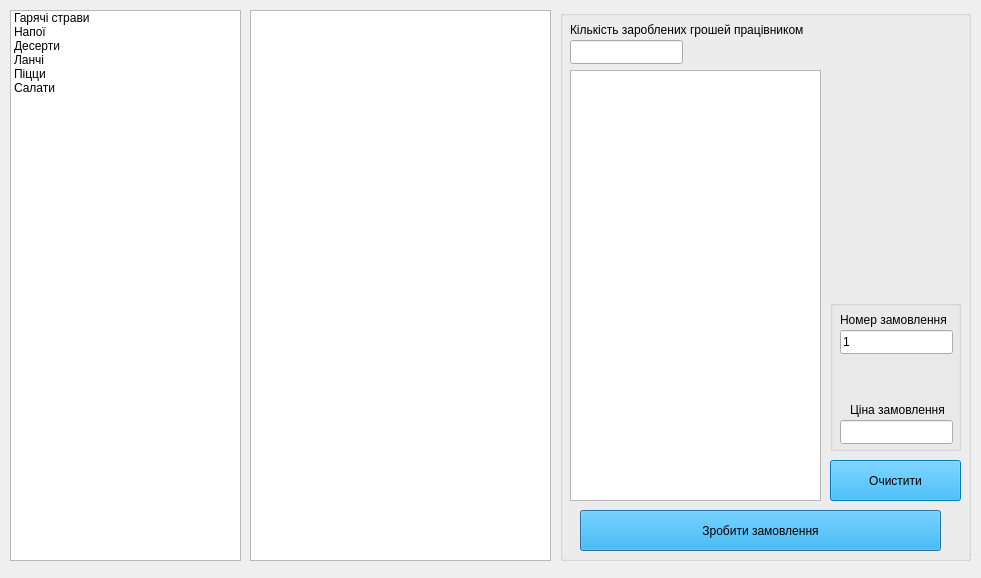
<?xml version="1.0" encoding="UTF-8"?>
<ui version="4.0">
 <class>workermainwindow</class>
 <widget class="QDialog" name="workermainwindow">
  <property name="geometry">
   <rect>
    <x>0</x>
    <y>0</y>
    <width>981</width>
    <height>578</height>
   </rect>
  </property>
  <property name="minimumSize">
   <size>
    <width>981</width>
    <height>578</height>
   </size>
  </property>
  <property name="maximumSize">
   <size>
    <width>981</width>
    <height>578</height>
   </size>
  </property>
  <property name="windowTitle">
   <string>Dialog</string>
  </property>
  <property name="styleSheet">
   <string notr="true"/>
  </property>
  <widget class="QListWidget" name="list1">
   <property name="geometry">
    <rect>
     <x>10</x>
     <y>10</y>
     <width>231</width>
     <height>551</height>
    </rect>
   </property>
   <property name="sizePolicy">
    <sizepolicy hsizetype="Fixed" vsizetype="Fixed">
     <horstretch>0</horstretch>
     <verstretch>0</verstretch>
    </sizepolicy>
   </property>
   <property name="toolTip">
    <string>&lt;html&gt;&lt;head/&gt;&lt;body&gt;&lt;p&gt;&lt;span style=&quot; color:#4d65ea;&quot;&gt;спмсмсм&lt;/span&gt;&lt;/p&gt;&lt;/body&gt;&lt;/html&gt;</string>
   </property>
   <property name="whatsThis">
    <string>&lt;html&gt;&lt;head/&gt;&lt;body&gt;&lt;p align=&quot;center&quot;&gt;&lt;br/&gt;&lt;/p&gt;&lt;/body&gt;&lt;/html&gt;</string>
   </property>
   <property name="styleSheet">
    <string notr="true">font: 9pt &quot;Segoe Script&quot;;</string>
   </property>
   <item>
    <property name="text">
     <string>Гарячі страви</string>
    </property>
   </item>
   <item>
    <property name="text">
     <string>Напої</string>
    </property>
   </item>
   <item>
    <property name="text">
     <string>Десерти</string>
    </property>
   </item>
   <item>
    <property name="text">
     <string>Ланчі</string>
    </property>
   </item>
   <item>
    <property name="text">
     <string>Піцци</string>
    </property>
   </item>
   <item>
    <property name="text">
     <string>Салати</string>
    </property>
   </item>
  </widget>
  <widget class="QListWidget" name="list2">
   <property name="geometry">
    <rect>
     <x>250</x>
     <y>10</y>
     <width>301</width>
     <height>551</height>
    </rect>
   </property>
   <property name="styleSheet">
    <string notr="true">font: 9pt &quot;Segoe Script&quot;;</string>
   </property>
  </widget>
  <widget class="QGroupBox" name="groupBox">
   <property name="geometry">
    <rect>
     <x>560</x>
     <y>10</y>
     <width>411</width>
     <height>551</height>
    </rect>
   </property>
   <property name="title">
    <string/>
   </property>
   <widget class="QGroupBox" name="groupBox_2">
    <property name="geometry">
     <rect>
      <x>270</x>
      <y>290</y>
      <width>131</width>
      <height>151</height>
     </rect>
    </property>
    <property name="title">
     <string/>
    </property>
    <widget class="QLabel" name="label_2">
     <property name="geometry">
      <rect>
       <x>10</x>
       <y>10</y>
       <width>111</width>
       <height>20</height>
      </rect>
     </property>
     <property name="styleSheet">
      <string notr="true">font: 9pt &quot;Segoe Script&quot;;</string>
     </property>
     <property name="text">
      <string>Номер замовлення</string>
     </property>
    </widget>
    <widget class="QLabel" name="label_3">
     <property name="geometry">
      <rect>
       <x>20</x>
       <y>100</y>
       <width>101</width>
       <height>20</height>
      </rect>
     </property>
     <property name="styleSheet">
      <string notr="true">font: 9pt &quot;Segoe Script&quot;;</string>
     </property>
     <property name="text">
      <string>Ціна замовлення</string>
     </property>
    </widget>
    <widget class="QLineEdit" name="lineEdit_2">
     <property name="geometry">
      <rect>
       <x>10</x>
       <y>30</y>
       <width>113</width>
       <height>24</height>
      </rect>
     </property>
     <property name="styleSheet">
      <string notr="true">font: 9pt &quot;Segoe Script&quot;;</string>
     </property>
     <property name="text">
      <string>1</string>
     </property>
     <property name="readOnly">
      <bool>true</bool>
     </property>
    </widget>
    <widget class="QLineEdit" name="lineEdit_4">
     <property name="enabled">
      <bool>true</bool>
     </property>
     <property name="geometry">
      <rect>
       <x>10</x>
       <y>120</y>
       <width>113</width>
       <height>24</height>
      </rect>
     </property>
     <property name="autoFillBackground">
      <bool>false</bool>
     </property>
     <property name="styleSheet">
      <string notr="true">font: 9pt &quot;Segoe Script&quot;;</string>
     </property>
     <property name="text">
      <string/>
     </property>
     <property name="dragEnabled">
      <bool>false</bool>
     </property>
     <property name="readOnly">
      <bool>true</bool>
     </property>
    </widget>
   </widget>
   <widget class="QPushButton" name="pushButton">
    <property name="geometry">
     <rect>
      <x>20</x>
      <y>500</y>
      <width>361</width>
      <height>41</height>
     </rect>
    </property>
    <property name="styleSheet">
     <string notr="true">font: 9pt &quot;Segoe Script&quot;;
background-color: rgb(0, 170, 255);</string>
    </property>
    <property name="text">
     <string>Зробити замовлення</string>
    </property>
   </widget>
   <widget class="QPushButton" name="pushButton_2">
    <property name="geometry">
     <rect>
      <x>270</x>
      <y>450</y>
      <width>131</width>
      <height>41</height>
     </rect>
    </property>
    <property name="styleSheet">
     <string notr="true">font: 9pt &quot;Segoe Script&quot;;
background-color: rgb(0, 170, 255);</string>
    </property>
    <property name="text">
     <string>Очистити</string>
    </property>
   </widget>
   <widget class="QLineEdit" name="lineEdit_3">
    <property name="geometry">
     <rect>
      <x>10</x>
      <y>30</y>
      <width>113</width>
      <height>24</height>
     </rect>
    </property>
    <property name="styleSheet">
     <string notr="true">font: 9pt &quot;Segoe Script&quot;;</string>
    </property>
    <property name="text">
     <string/>
    </property>
    <property name="readOnly">
     <bool>true</bool>
    </property>
   </widget>
   <widget class="QTextEdit" name="lineEdit_5">
    <property name="geometry">
     <rect>
      <x>10</x>
      <y>60</y>
      <width>251</width>
      <height>431</height>
     </rect>
    </property>
    <property name="styleSheet">
     <string notr="true">font: 9pt &quot;Segoe Script&quot;;</string>
    </property>
    <property name="readOnly">
     <bool>true</bool>
    </property>
   </widget>
   <widget class="QLabel" name="label_4">
    <property name="geometry">
     <rect>
      <x>10</x>
      <y>10</y>
      <width>311</width>
      <height>20</height>
     </rect>
    </property>
    <property name="styleSheet">
     <string notr="true">font: 9pt &quot;Segoe Script&quot;;</string>
    </property>
    <property name="text">
     <string>Кількість зароблених грошей працівником</string>
    </property>
   </widget>
  </widget>
 </widget>
 <resources/>
 <connections/>
</ui>
